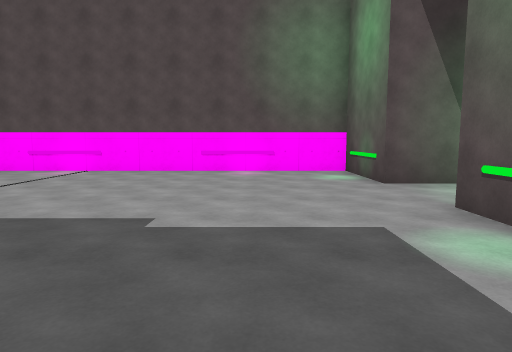
View 1 (above)

24 first-person views from a walk through a scene from a Unity 3-D project. The camera is 1.4 m above the floor, tilts 6° down and sees 75° across. The floor is counted in squares, 2 m on a side. Each view is taken from the middle of a square. On the plan, view 1 faces up. The plan holds only what a view shows up to about 10 squares ahead; the rest is blank. The place goes on beyond the plan. The player character is not drawn. Surface patterns are stand-ins for the level's own textures.

View 2
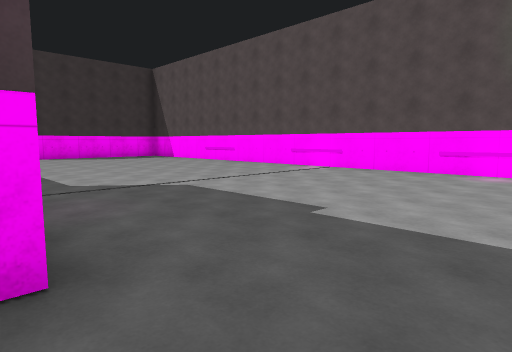

View 3
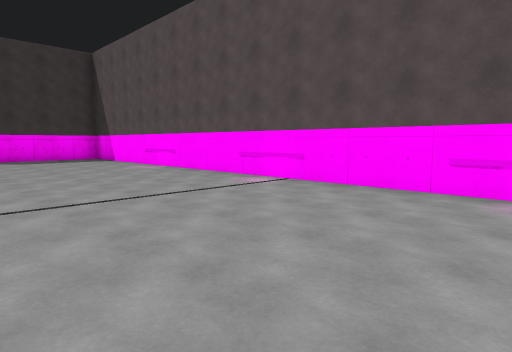

View 4
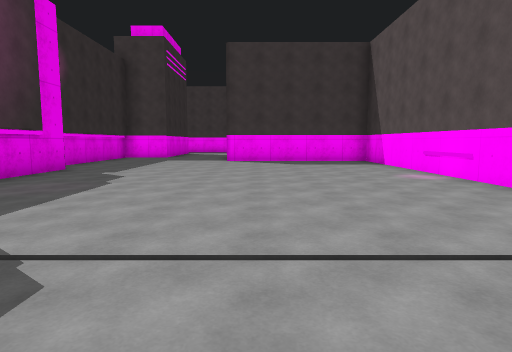

View 5
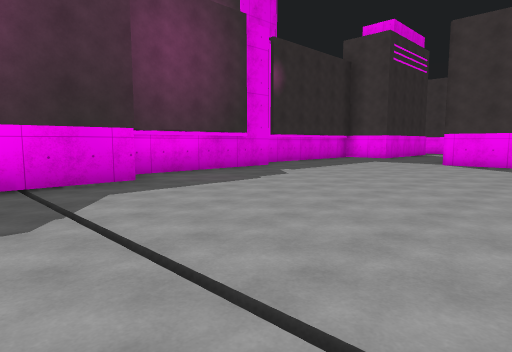

View 6
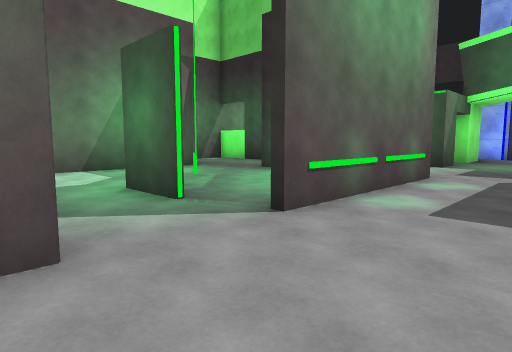

View 7
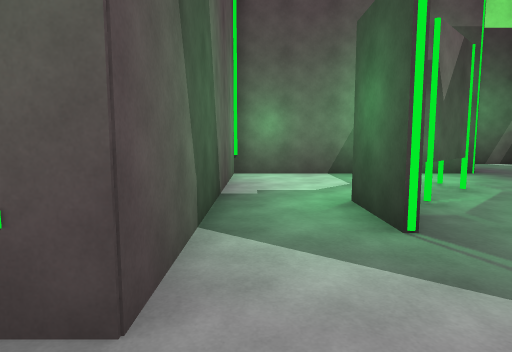

View 8
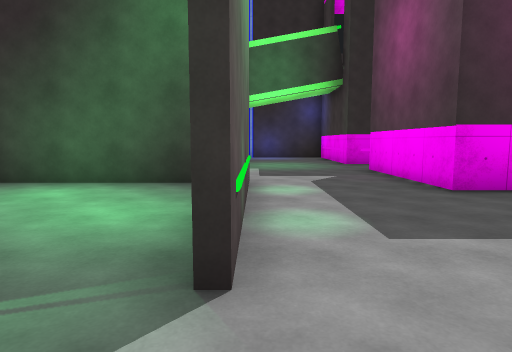

View 9
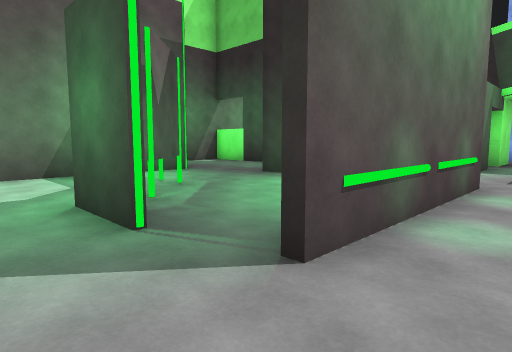

View 10
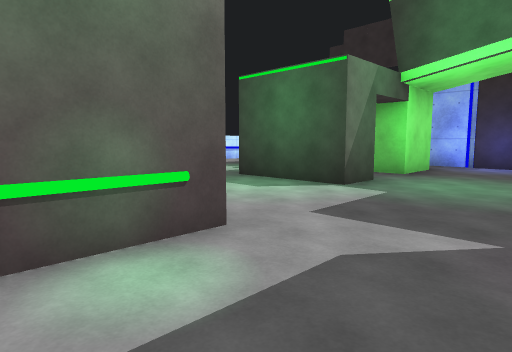

View 11
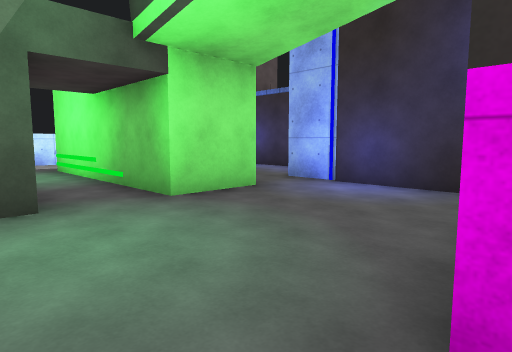

View 12
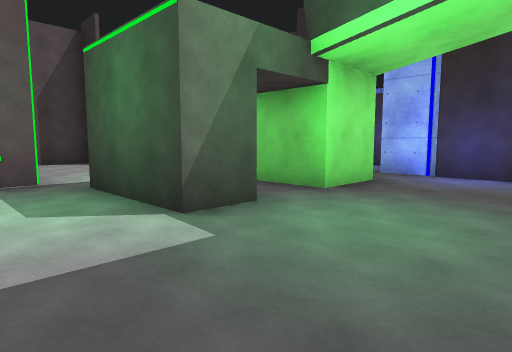

View 13
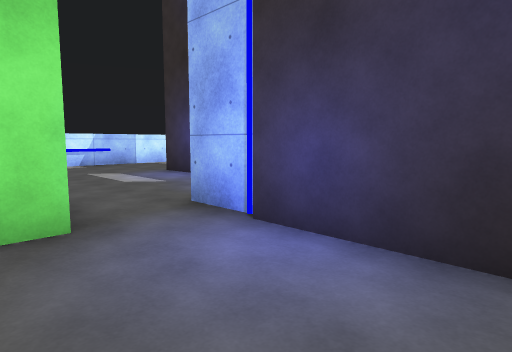

View 14
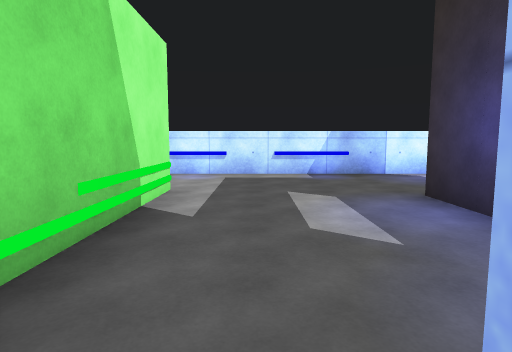

View 15
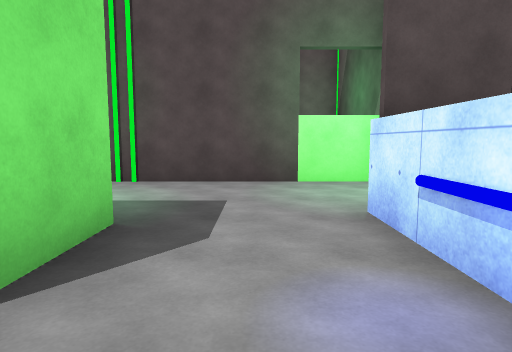

View 16
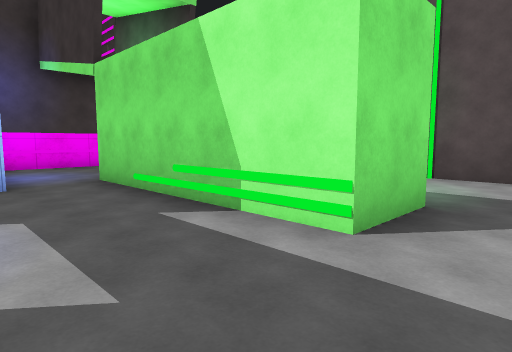

View 17
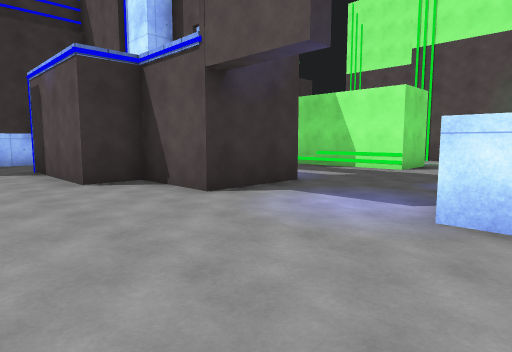

View 18
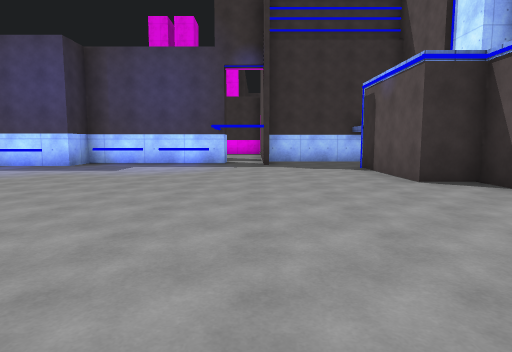

View 19
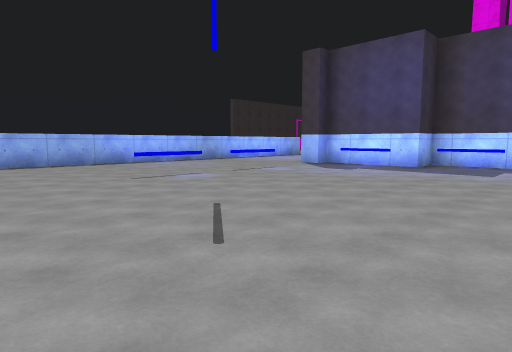

View 20
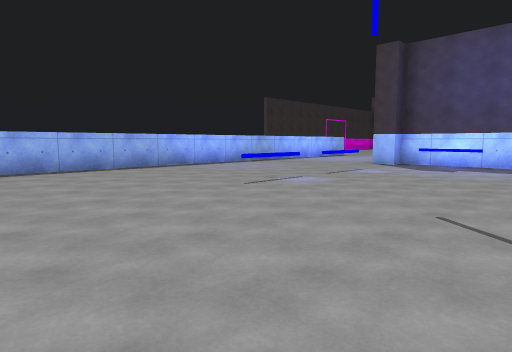

View 21
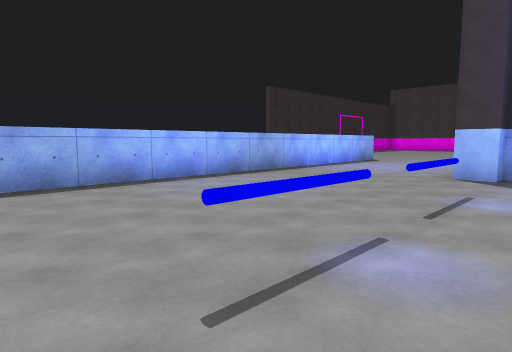

View 22
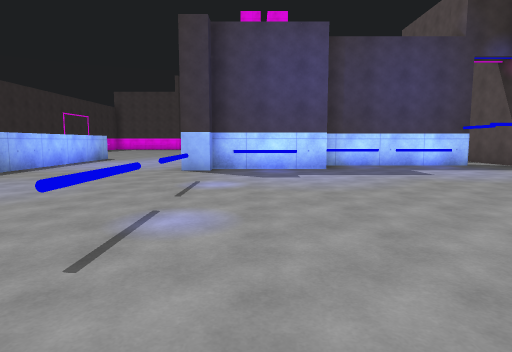

View 23
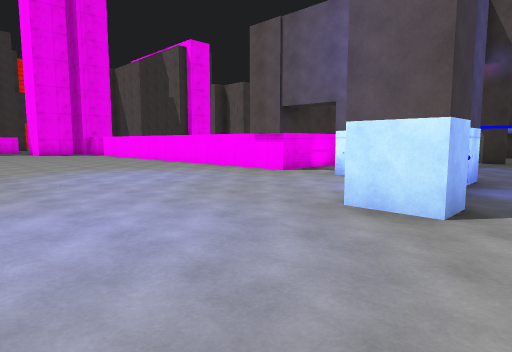

View 24
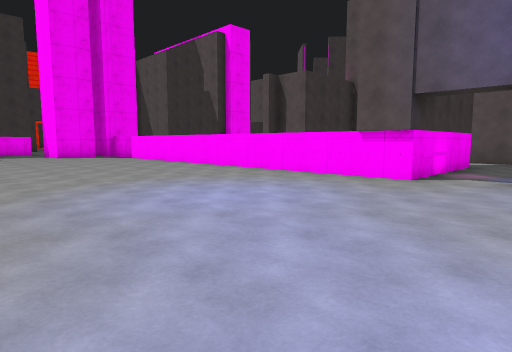

### Floor plan
Points are (right, up) in squares from view 1. A wall is a line through its corners. A room is listed if a view was taken in it or the views show most of it. See-through windows are left out.
Room 1 (views 1, 2, 3, 4, 5, 6, 7, 8, 9, 10)
walls: (-5.8, 0.4) (-3.6, 0.4); (-1.6, 0.4) (-0.7, 0.4) (-0.7, -0.6); (-4.4, 7.8) (-12, 7.8); (-10.2, -0.6) (-6.1, -0.6); (2.1, -0.9) (2.1, 3.5); (-12.1, -1.5) (-11.5, -1.5); (2.1, 7.8) (-3.5, 7.8); (3, -0.6) (6.4, -0.6); (-13.7, 4.6) (-13.7, 2.9); (8.2, 0.2) (8.2, 5.5) (2.1, 5.5) (2.1, 6.4)
ways out: opening at (0.5, -1) to room 2; opening at (7, -1)
objects: green cylinder (4, 4); green cylinder (5, 3); green cylinder (6, 2)
Room 2 (views 11, 12, 13)
walls: (2.8, -4.9) (2.8, -3.7) (5.2, -3.7); (6.2, -3.4) (6.2, -2.8); (2.8, -7.8) (2.8, -6.2) (7.8, -6.2); (7, -3.3) (6.5, -3.4); (-0.7, -6.5) (-0.7, -8.8); (0.1, -9.1) (2.5, -9.1); (10.1, -6.6) (10.1, -5.6); (-0.7, -0.6) (-0.7, -3.1); (11.2, -5.1) (11.2, -4.2); (11, -3.3) (6.5, -3.3)
ways out: opening at (0.5, -1) to room 1; opening at (3, -8) to room 3; opening at (8.5, -7) to room 3; opening at (-1, -4)
Room 3 (views 14, 15, 16)
walls: (7.8, -6.2) (7.8, -7.8) (2.8, -7.8); (4.1, -11.2) (7.3, -11.2) (7.3, -13.2); (2.5, -9.1) (3.4, -9.1); (10.1, -12.9) (10.1, -6.6)
ways out: opening at (3, -8) to room 2; opening at (8.5, -7) to room 2; opening at (8.5, -12) to room 4
Room 4 (views 17, 18, 19, 20, 21, 22, 23, 24)
walls: (-2.2, -18.8) (-2.2, -22.8) (-7.5, -22.8); (0.5, -17.9) (0.5, -22.2) (1.7, -22.2) (1.7, -23.5); (1.2, -16.8) (-0.1, -16.8); (-0.3, -13.6) (-0.3, -14.5); (-0.1, -29.7) (11, -29.5); (7.3, -13.2) (5.4, -13.2) (5.4, -14.2) (2.1, -14.2); (10.6, -12.9) (10.1, -12.9)
ways out: opening at (8.5, -12) to room 3
objects: other object (-2, -21); block (2, -25); blue cylinder (2, -24); other object (2, -14); blue cylinder (4, -25) to (5, -25); blue cylinder (7, -25) to (8, -25)

Where each view was taken, in squares from view 1:
view 1: 0 up, 0 right, facing up
view 2: 0 up, 1 right, facing up-left
view 3: 3 up, 0 right, facing up-left
view 4: 4 up, 2 left, facing left
view 5: 6 up, 3 left, facing down-left
view 6: 6 up, 0 right, facing down-right
view 7: 5 up, 1 right, facing right
view 8: 5 up, 2 right, facing down
view 9: 5 up, 1 right, facing down-right
view 10: 1 up, 0 right, facing down-right
view 11: 4 down, 1 left, facing down-right
view 12: 2 down, 0 right, facing down-right
view 13: 7 down, 0 right, facing down-right
view 14: 9 down, 3 right, facing right
view 15: 9 down, 9 right, facing up
view 16: 10 down, 9 right, facing up-left
view 17: 16 down, 11 right, facing up-left
view 18: 17 down, 11 right, facing left
view 19: 19 down, 11 right, facing down-left
view 20: 21 down, 12 right, facing down-left
view 21: 24 down, 9 right, facing down-left
view 22: 24 down, 10 right, facing left
view 23: 29 down, 3 right, facing up-left
view 24: 29 down, 0 right, facing up-left
